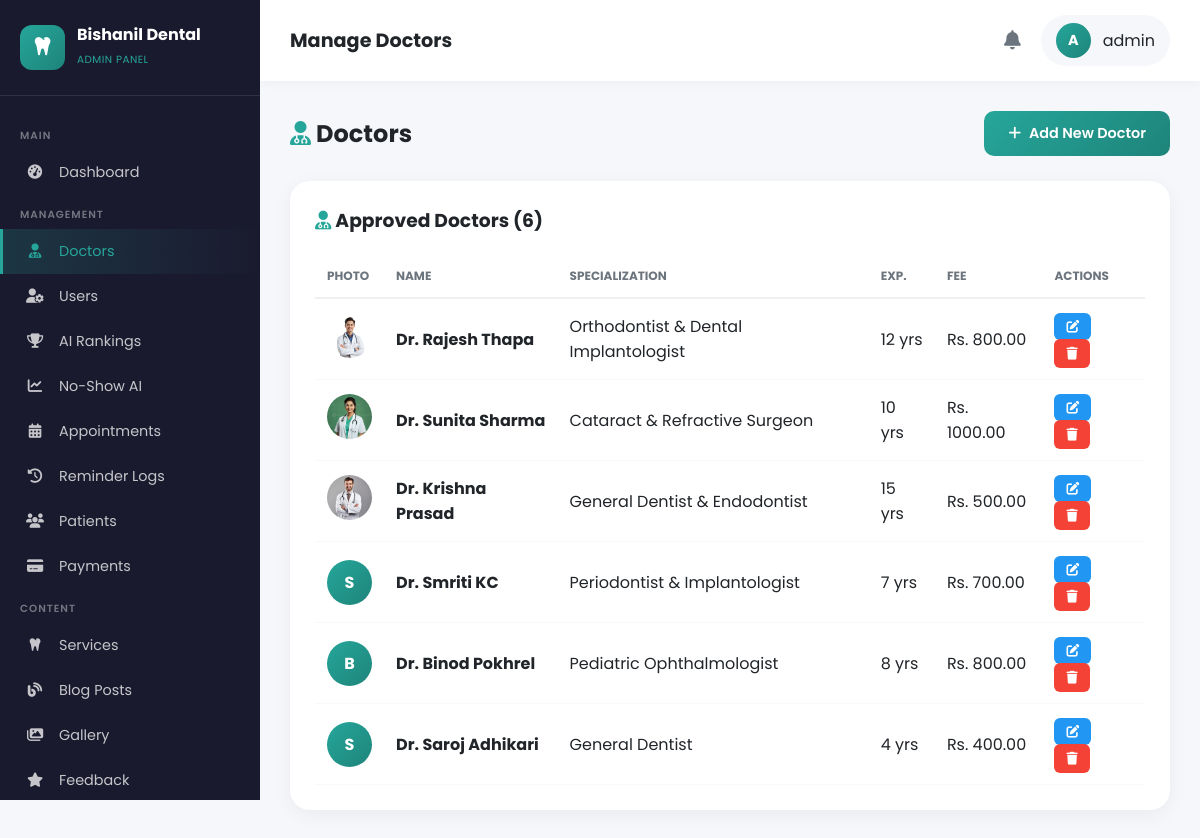
The app's page /admin-panel/doctors/ (signed in), older data.
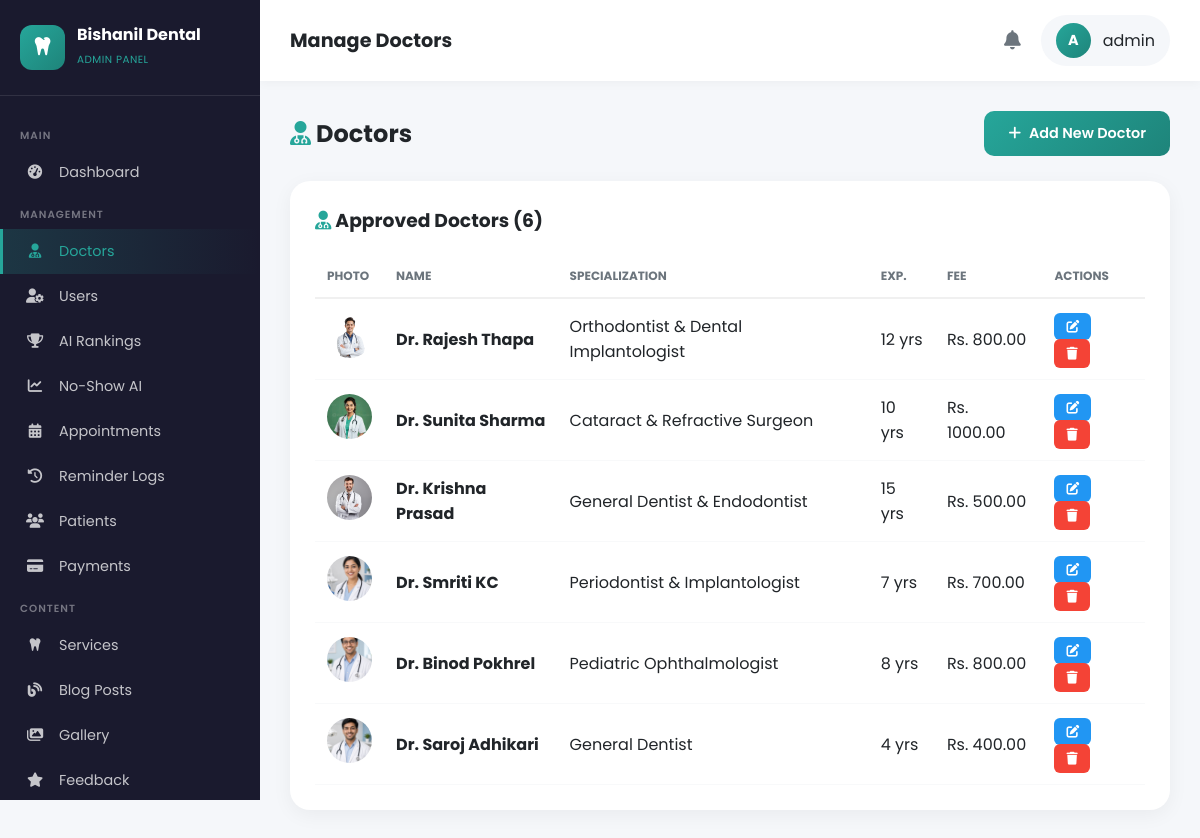
The same page, newer data.
### doctors/models.py (models this page shows, shortened)
class Doctor(models.Model):
    SPECIALIZATION_CHOICES = [
        ('dental', 'Dental Specialist'),
        ('eye', 'Eye Specialist'),
    ]
    DEGREE_CHOICES = [
        ('bds', 'BDS'),
        ('mds', 'MDS'),
        ('mbbs', 'MBBS'),
        ('md', 'MD'),
        ('ms', 'MS'),
        ('dm', 'DM'),
    ]
    user = models.OneToOneField(User, on_delete=models.CASCADE, null=True, blank=True, related_name='doctor_profile')
    name = models.CharField(max_length=200)
    slug = models.SlugField(unique=True)
    specialization_type = models.CharField(max_length=50, choices=SPECIALIZATION_CHOICES)
    degree = models.CharField(max_length=50, choices=DEGREE_CHOICES)
    specialization = models.CharField(max_length=200, help_text="e.g., Orthodontist, Cataract Surgeon")
    experience_years = models.IntegerField()
    qualifications = models.TextField(help_text="Detailed qualifications and certifications")
    expertise = models.TextField(help_text="Areas of expertise")
    languages = models.CharField(max_length=200, help_text="e.g., English, Nepali, Hindi")
    consultation_fee = models.DecimalField(max_digits=10, decimal_places=2, default=500)
    availability = models.CharField(max_length=200, help_text="e.g., Mon-Sat, 10 AM - 6 PM")
    bio = models.TextField()
    education = models.JSONField(default=list, help_text="List of education details")
    awards = models.JSONField(default=list, blank=True, help_text="List of awards and achievements")
    memberships = models.JSONField(default=list, blank=True, help_text="Professional memberships")
    profile_image = models.ImageField(upload_to='doctors/', blank=True, null=True)
    icon_class = models.CharField(max_length=100, default='fas fa-user-md')
    meta_title = models.CharField(max_length=200, blank=True)
    meta_description = models.CharField(max_length=500, blank=True)
    is_active = models.BooleanField(default=True)
    is_featured = models.BooleanField(default=False)
    order = models.IntegerField(default=0)
    is_approved = models.BooleanField(default=False, help_text="Has admin approved this doctor?")
    registration_date = models.DateTimeField(auto_now_add=True, null=True, blank=True)
    approved_date = models.DateTimeField(blank=True, null=True)
    approved_by = models.CharField(max_length=200, blank=True, null=True)
    rejection_reason = models.TextField(blank=True, null=True, help_text="Reason if rejected")
    created_at = models.DateTimeField(auto_now_add=True)
    updated_at = models.DateTimeField(auto_now=True)
    class Meta:
        ordering = ['order', 'name']
        verbose_name = 'Doctor'
        verbose_name_plural = 'Doctors'

### dashboard/views.py (the view)
# urls.py: path('doctors/', views.manage_doctors, name='manage_doctors'),
@login_required(login_url='/admin-panel/login/')
@user_passes_test(is_admin, login_url='/admin-panel/login/')
def manage_doctors(request):
    return render(request, 'dashboard/manage_doctors.html', {
        'pending_doctors': Doctor.objects.filter(is_approved=False).order_by('-registration_date'),
        'approved_doctors': Doctor.objects.filter(is_approved=True).order_by('-approved_date'),
    })

### contact/context_processors.py (called while the page is built)
def contact_settings(request):
    try:
        settings = ContactSettings.objects.first()
    except:
        settings = None
    return {'contact_settings': settings}

### dashboard/views.py (called while the page is built)
def is_admin(user):
    return user.is_authenticated and user.is_staff

### doctors/context_processors.py (called while the page is built)
def doctor_profile(request):
    if request.user.is_authenticated:
        try:
            from .models import Doctor
            doctor = Doctor.objects.get(user=request.user)
            return {'doctor_profile': doctor}
        except:
            pass
    return {'doctor_profile': None}

### templates/dashboard/manage_doctors.html (shortened to what the changed rows need)
{% extends 'dashboard/base_admin.html' %}
{% load static %}
{% block page_title %}Manage Doctors{% endblock %}
{% block content %}
<div style="display: flex; justify-content: space-between; align-items: center; margin-bottom: 25px; flex-wrap: wrap; gap: 15px;">
    <h2 style="color: #212529; margin: 0;"><i class="fas fa-user-md" style="color: #26a69a;"></i> Doctors</h2>
</div>
<div style="background: white; border-radius: 20px; padding: 25px; box-shadow: 0 5px 20px rgba(0,0,0,0.05);">
    {% if approved_doctors %}
    <table style="width: 100%; border-collapse: collapse;">
        <thead><tr>
            <th style="padding: 12px; text-align: left; font-size: 0.75rem; color: #6c757d; text-transform: uppercase; border-bottom: 2px solid #f0f0f0;">Photo</th>
            <th style="padding: 12px; text-align: left; font-size: 0.75rem; color: #6c757d; text-transform: uppercase; border-bottom: 2px solid #f0f0f0;">Name</th>
            <th style="padding: 12px; text-align: left; font-size: 0.75rem; color: #6c757d; text-transform: uppercase; border-bottom: 2px solid #f0f0f0;">Specialization</th>
            <th style="padding: 12px; text-align: left; font-size: 0.75rem; color: #6c757d; text-transform: uppercase; border-bottom: 2px solid #f0f0f0;">Exp.</th>
            <th style="padding: 12px; text-align: left; font-size: 0.75rem; color: #6c757d; text-transform: uppercase; border-bottom: 2px solid #f0f0f0;">Fee</th>
            <th style="padding: 12px; text-align: left; font-size: 0.75rem; color: #6c757d; text-transform: uppercase; border-bottom: 2px solid #f0f0f0;">Actions</th>
        </tr></thead>
        <tbody>
            {% for doctor in approved_doctors %}
            <tr>
                <td style="padding: 14px 12px; border-bottom: 1px solid #f8f9fa;">
                    {% if doctor.profile_image %}
                    <img src="{{ doctor.profile_image.url }}" style="width: 45px; height: 45px; border-radius: 50%; object-fit: cover;">
                    {% else %}
                    <div style="width: 45px; height: 45px; border-radius: 50%; background: linear-gradient(135deg, #26a69a, #1e847a); display: flex; align-items: center; justify-content: center; color: white; font-weight: 700;">{{ doctor.name|slice:":1" }}</div>
                    {% endif %}
                </td>
                <td style="padding: 14px 12px; border-bottom: 1px solid #f8f9fa;"><strong>Dr. {{ doctor.name }}</strong></td>
                <td style="padding: 14px 12px; border-bottom: 1px solid #f8f9fa;">{{ doctor.specialization }}</td>
                <td style="padding: 14px 12px; border-bottom: 1px solid #f8f9fa;">{{ doctor.experience_years }} yrs</td>
                <td style="padding: 14px 12px; border-bottom: 1px solid #f8f9fa;">Rs. {{ doctor.consultation_fee }}</td>
                <td style="padding: 14px 12px; border-bottom: 1px solid #f8f9fa;">
                    <button onclick="openEditModal({{ doctor.id }}, '{{ doctor.name|escapejs }}', '{{ doctor.specialization_type }}', '{{ doctor.degree }}', '{{ doctor.specialization|escapejs }}', {{ doctor.experience_years }}, {{ doctor.consultation_fee }}, '{{ doctor.bio|escapejs }}')" style="background: #2196f3; color: white; padding: 6px 12px; border-radius: 6px; border: none; cursor: pointer; font-size: 0.8rem; margin-right: 3px;"><i class="fas fa-edit"></i></button>
                    <a href="{% url 'dashboard:delete_doctor' doctor.id %}" onclick="return confirm('Delete Dr. {{ doctor.name }}?');" style="background: #f44336; color: white; padding: 6px 12px; border-radius: 6px; text-decoration: none; font-size: 0.8rem;"><i class="fas fa-trash"></i></a>
                </td>
            </tr>
            {% endfor %}
        </tbody>
    </table>
    {% else %}
    <p style="text-align: center; padding: 40px; color: #6c757d;">No approved doctors yet.</p>
    {% endif %}
</div>
{% endblock %}

Row changes from the older to the newer data that the page shows:
changed Doctor "Smriti KC": profile_image: picture added; profile_image empty → "doctors/fmWx6.jpg" (drawn); name "S" → (not shown)
changed Doctor "Binod Pokhrel": profile_image: picture added; profile_image empty → "doctors/sHHn0.jpg" (drawn); name "B" → (not shown)
changed Doctor "Saroj Adhikari": profile_image: picture added; profile_image empty → "doctors/iOMgv.jpg" (drawn); name "S" → (not shown)
